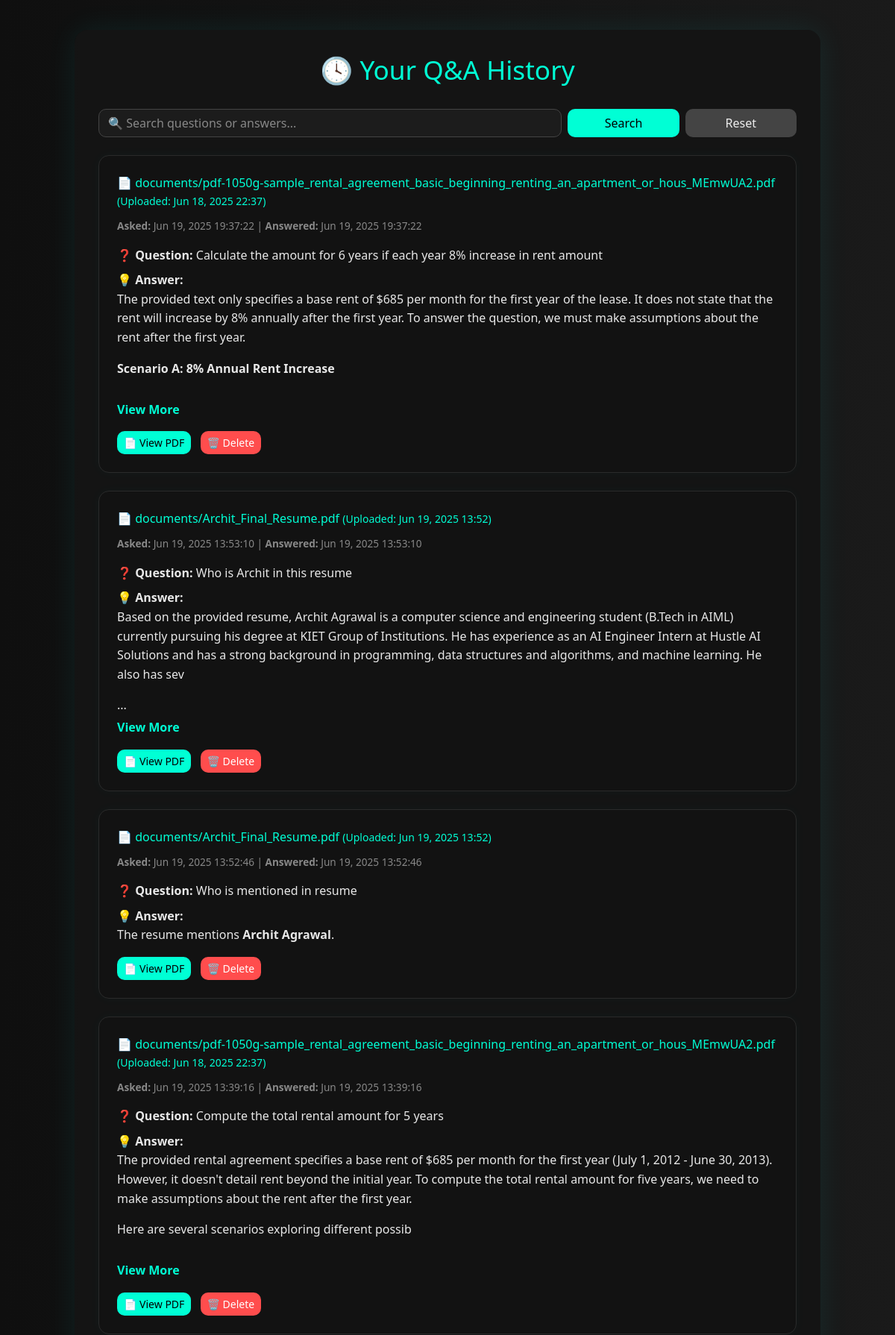
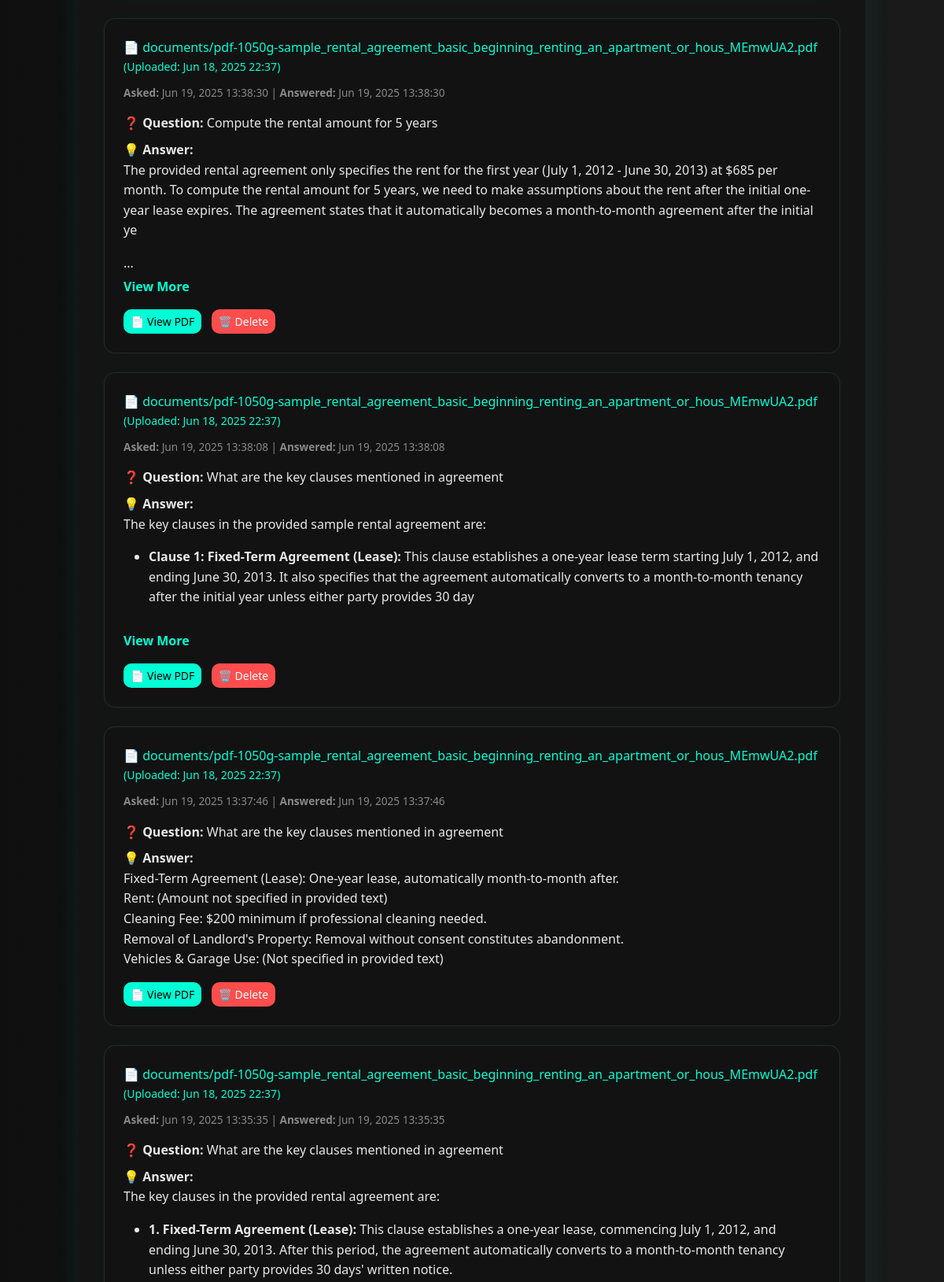
Page /history/ (signed in, upper part) on the committed database (2 pictures, top to bottom).
### qa/models.py (models this page shows, shortened)
class QARecord(models.Model):
    document = models.ForeignKey(Document, on_delete=models.CASCADE)
    question = models.TextField()
    answer = models.TextField()
    asked_at = models.DateTimeField(auto_now_add=True)
    answered_at=models.DateTimeField(auto_now_add=True)

class Document(models.Model):
    client=models.ForeignKey(Client,on_delete=models.CASCADE)
    file = models.FileField(upload_to='documents/')
    uploaded_at = models.DateTimeField(auto_now_add=True)
    faiss_index_path = models.CharField(max_length=500, null=True, blank=True) # THIS LINE IS CRUCIAL

### qa/views.py (the view)
# urls.py: path('history/', views.history, name='history'),
@login_required
def history(request):
    client = get_object_or_404(Client, user=request.user)
    records = QARecord.objects.filter(document__client=client).order_by("-asked_at")
    return render(request, "qa/history.html", {"records": records})

### qa/templatetags/markdown_extras.py (called while the page is built)
@register.filter
@stringfilter
def convert_markdown(value):
    return markdown.markdown(value, extensions=['nl2br'])

### qa/templates/qa/history.html (shortened to what this page needs)
{% load markdown_extras %}
<!DOCTYPE html>
<html lang="en">
<head>
  <link href="https://cdn.jsdelivr.net/npm/bootstrap@5.3.0/dist/css/bootstrap.min.css" rel="stylesheet">
</head>
<body>
  <div class="main-container">
    <h2>🕓 Your Q&A History</h2>
    <div class="row mb-4 g-2">
      <div class="col-md-8 col-sm-12">
        <input type="text" class="form-control" id="searchInput" placeholder="🔍 Search questions or answers...">
      </div>
      <div class="col-md-2 col-6">
        <button id="searchButton" class="btn btn-search w-100">Search</button>
      </div>
      <div class="col-md-2 col-6">
        <button id="resetButton" class="btn btn-reset w-100">Reset</button>
      </div>
    </div>
    {% for record in records %}
      <div class="history-card">
        <div class="history-header">
          📄 {{ record.document.file.name }} <small>(Uploaded: {{ record.document.uploaded_at|date:"M d, Y H:i" }})</small>
        </div>
        <div class="timestamp-info">
          <strong>Asked:</strong> {{ record.asked_at|date:"M d, Y H:i:s" }} |
          <strong>Answered:</strong> {{ record.answered_at|date:"M d, Y H:i:s" }}
        </div>
        <div class="question"><strong>❓ Question:</strong> {{ record.question }}</div>
        <div class="answer mt-2">
          <strong>💡 Answer:</strong>
          {% if record.answer|length > 350 %}
            <div id="preview-{{ record.id }}" class="answer-preview">{{ record.answer|slice:":350"|convert_markdown|safe }}...</div>
            <div class="view-toggle" data-id="{{ record.id }}">View More</div>
          {% else %}
            <div>{{ record.answer|convert_markdown|safe }}</div>
          {% endif %}
        </div>
        <div class="mt-3">
          <a href="{{ record.document.file.url }}" class="btn btn-view btn-sm" target="_blank">📄 View PDF</a>
          <button class="btn btn-delete btn-sm" data-bs-toggle="modal" data-bs-target="#deleteModal{{ record.id }}">🗑️ Delete</button>
        </div>
      </div>
    {% empty %}
      <p class="no-history">No records found yet. Upload a PDF and ask something to get started! 🌟</p>
    {% endfor %}
  </div>
</body>
</html>

### qa/templates/qa/history.html (style rules this page uses)
body { background: linear-gradient(to right, #0f0f0f, #1a1a1a); font-family: 'Segoe UI', sans-serif; color: #e8e8e8; margin: 0; padding: 0; }
.main-container { max-width: 1000px; margin: 40px auto; padding: 2rem; background: rgba(20, 20, 20, 0.97); border-radius: 18px; box-shadow: 0 0 40px rgba(0,255,255,0.08); }
h2 { color: #00ffd5; text-align: center; margin-bottom: 2rem; font-size: 2.2rem; }
.form-control { background: #1c1c1c; border: 1px solid #444; color: #ddd; border-radius: 10px; }
.form-control::placeholder { color: #888; }
.history-card { background: #121212; border: 1px solid #2a2a2a; border-radius: 14px; padding: 1.5rem; margin-bottom: 1.5rem; box-shadow: 0 0 15px rgba(0,255,255,0.03); }
.history-header { font-size: 1rem; color: #00ffd5; margin-bottom: 0.75rem; }
.timestamp-info { font-size: 0.85rem; color: #888; margin-top: 0.5rem; margin-bottom: 1rem; }
.question, .answer { font-size: 1rem; line-height: 1.6; }
.btn { border-radius: 10px; font-weight: 500; transition: 0.2s ease; }
.btn-view { background: #00ffd5; color: #000; }
.btn-delete { background: #ff4d4d; color: white; margin-left: 0.5rem; }
.answer-preview { max-height: 140px; overflow: hidden; position: relative; }
.view-toggle { color: #00ffd5; cursor: pointer; margin-top: 0.5rem; font-weight: bold; }
.btn-search { background-color: #00ffd5; color: #000; }
.btn-reset { background-color: #444; color: #eee; }

### rows in the picture
QARecord: document.file.name "documents/pdf-1050g-sample_rental_agreement_basic_beginning_renting_an_apartment_or_hous_MEmwUA2.pdf", document.uploaded_at "Jun 18, 2025 22:37", asked_at "Jun 19, 2025 19:37:22", answered_at "Jun 19, 2025 19:37:22", question "Calculate the amount for 6 years if each year 8% increase in rent amount", answer|convert_markdown "The provided text only specifies a base rent of $685 per month for the first year of the lease. It does not state that the rent will increase by 8% annually after the first year. To answer the question, we must make assumptions about the rent after the first year. Scenario A: 8% Annual Rent Increase"
QARecord: document.file.name "documents/Archit_Final_Resume.pdf", document.uploaded_at "Jun 19, 2025 13:52", asked_at "Jun 19, 2025 13:53:10", answered_at "Jun 19, 2025 13:53:10", question "Who is Archit in this resume", answer|convert_markdown "Based on the provided resume, Archit Agrawal is a computer science and engineering student (B.Tech in AIML) currently pursuing his degree at KIET Group of Institutions. He has experience as an AI Engineer Intern at Hustle AI Solutions and has a strong background in programming, data structures and algorithms, and machine learning. He also has sev"
QARecord: document.file.name "documents/Archit_Final_Resume.pdf", document.uploaded_at "Jun 19, 2025 13:52", asked_at "Jun 19, 2025 13:52:46", answered_at "Jun 19, 2025 13:52:46", question "Who is mentioned in resume", answer|convert_markdown "The resume mentions Archit Agrawal ."
QARecord: document.file.name "documents/pdf-1050g-sample_rental_agreement_basic_beginning_renting_an_apartment_or_hous_MEmwUA2.pdf", document.uploaded_at "Jun 18, 2025 22:37", asked_at "Jun 19, 2025 13:39:16", answered_at "Jun 19, 2025 13:39:16", question "Compute the total rental amount for 5 years", answer|convert_markdown "The provided rental agreement specifies a base rent of $685 per month for the first year (July 1, 2012 - June 30, 2013). However, it doesn't detail rent beyond the initial year. To compute the total rental amount for five years, we need to make assumptions about the rent after the first year. Here are several scenarios exploring different possib"
QARecord: document.file.name "documents/pdf-1050g-sample_rental_agreement_basic_beginning_renting_an_apartment_or_hous_MEmwUA2.pdf", document.uploaded_at "Jun 18, 2025 22:37", asked_at "Jun 19, 2025 13:38:30", answered_at "Jun 19, 2025 13:38:30", question "Compute the rental amount for 5 years", answer|convert_markdown "The provided rental agreement only specifies the rent for the first year (July 1, 2012 - June 30, 2013) at $685 per month. To compute the rental amount for 5 years, we need to make assumptions about the rent after the initial one-year lease expires. The agreement states that it automatically becomes a month-to-month agreement after the initial ye"
QARecord: document.file.name "documents/pdf-1050g-sample_rental_agreement_basic_beginning_renting_an_apartment_or_hous_MEmwUA2.pdf", document.uploaded_at "Jun 18, 2025 22:37", asked_at "Jun 19, 2025 13:38:08", answered_at "Jun 19, 2025 13:38:08", question "What are the key clauses mentioned in agreement", answer|convert_markdown "The key clauses in the provided sample rental agreement are: Clause 1: Fixed-Term Agreement (Lease): This clause establishes a one-year lease term starting July 1, 2012, and ending June 30, 2013. It also specifies that the agreement automatically converts to a month-to-month tenancy after the initial year unless either party provides 30 day"
QARecord: document.file.name "documents/pdf-1050g-sample_rental_agreement_basic_beginning_renting_an_apartment_or_hous_MEmwUA2.pdf", document.uploaded_at "Jun 18, 2025 22:37", asked_at "Jun 19, 2025 13:37:46", answered_at "Jun 19, 2025 13:37:46", question "What are the key clauses mentioned in agreement", answer|convert_markdown "Fixed-Term Agreement (Lease): One-year lease, automatically month-to-month after. Rent: (Amount not specified in provided text) Cleaning Fee: $200 minimum if professional cleaning needed. Removal of Landlord's Property: Removal without consent constitutes abandonment. Vehicles & Garage Use: (Not specified in provided text)"
QARecord: document.file.name "documents/pdf-1050g-sample_rental_agreement_basic_beginning_renting_an_apartment_or_hous_MEmwUA2.pdf", document.uploaded_at "Jun 18, 2025 22:37", asked_at "Jun 19, 2025 13:35:35", answered_at "Jun 19, 2025 13:35:35", question "What are the key clauses mentioned in agreement", answer|convert_markdown "The key clauses in the provided rental agreement are: 1. Fixed-Term Agreement (Lease): This clause establishes a one-year lease, commencing July 1, 2012, and ending June 30, 2013. After this period, the agreement automatically converts to a month-to-month tenancy unless either party provides 30 days' written notice."
